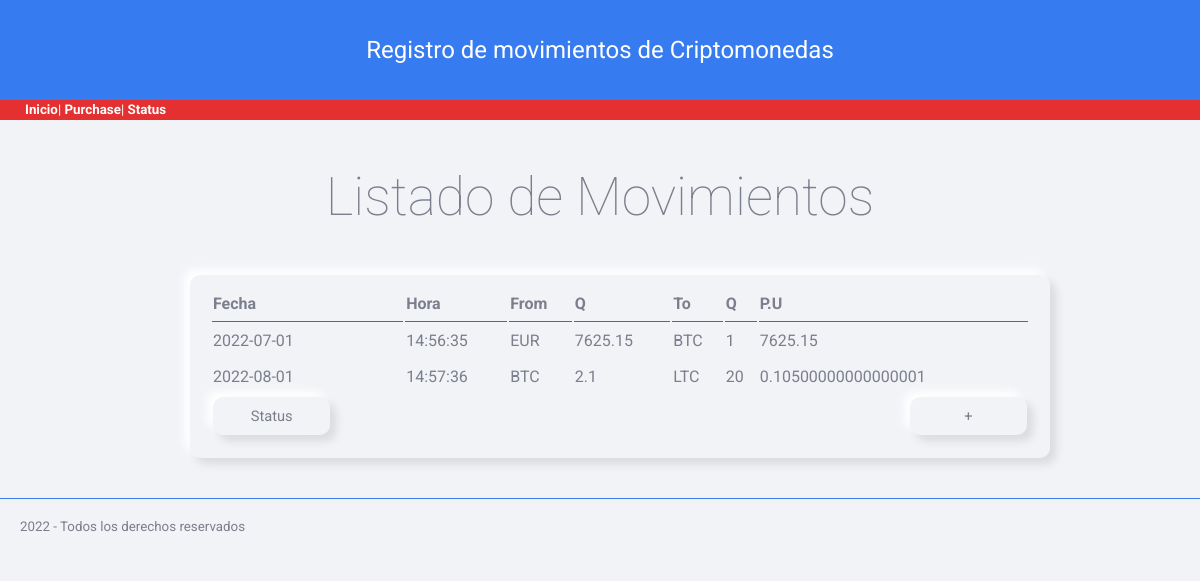
Before: / with the older database file.
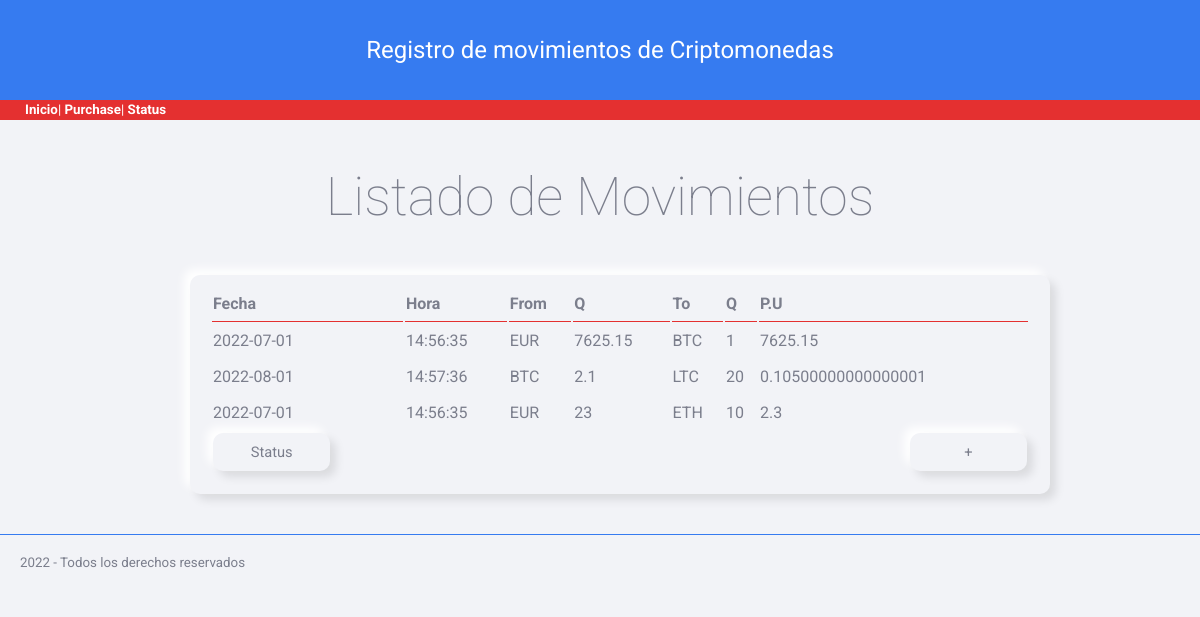
After: the same page with the newer database file.
### tables this page shows
CREATE TABLE "movimientos" (
	"id"	INTEGER NOT NULL,
	"date"	TEXT,
	"time"	TEXT,
	"moneda_from"	TEXT,
	"cantidad_from"	NUMERIC,
	"moneda_to"	TEXT,
	"cantidad_to"	NUMERIC,
	PRIMARY KEY("id" AUTOINCREMENT)
);

### money/views.py (the view)
@app.route("/")
def inicio():
    db = DBManager(RUTA)
    movimientos = db.consultaSQL("SELECT * from movimientos")
    return render_template("inicio.html", movs=movimientos)

### money/models.py (called while the page is built)
    def consultaSQL(self, consulta):
        conexion = sqlite3.connect(self.ruta)
        cursor = conexion.cursor()
        cursor.execute(consulta)
        self.movimientos = []
        nombres_columnas = []
        for desc_columna in cursor.description:
            nombres_columnas.append(desc_columna[0])
        datos = cursor.fetchall()
        for dato in datos:
            movimiento = {}
            indice = 0
            for nombre in nombres_columnas:
                movimiento[nombre] = dato[indice]
                indice += 1
            self.movimientos.append(movimiento)
        conexion.close()
        return self.movimientos

### money/templates/inicio.html (shortened to what this page needs)
{% extends "base.html" %}
{%  block page_title %}
Listado de Movimientos
{% endblock %}
{% block contenido %}
{{ super ()}}
    <table class="paper">
        <tr>
            <th class="cabecera_tabla">Fecha</th>
            <th class="cabecera_tabla">Hora</th>
            <th class="cabecera_tabla">From</th>
            <th class="cabecera_tabla">Q</th>
            <th class="cabecera_tabla">To</th>
            <th class="cabecera_tabla">Q</th>
            <th class="cabecera_tabla">P.U</th>
        </tr>
        {% if movs %}
            {% for mov in movs %}
            <tr>
                <td>{{mov.date}}</td>
                <td>{{mov.time}}</td>
                <td>{{mov.moneda_from}}</td>
                <td>{{mov.cantidad_from}}</td>
                <td>{{mov.moneda_to}}</td>
                <td>{{mov.cantidad_to}}</td>
                <td>{{mov.cantidad_from / mov.cantidad_to}}</td>
            </tr>
            {% endfor %}
        {% else %}
        <tr>
            <td colspan="4">No hay movimientos que mostrar</td>
        </tr>
        {% endif %}
        <tr>
            <td>
                <a href="/status">
                    <button type="button" name="return" id="return">Status</button>
                </a>
            </td>
            <td></td>
            <td></td>
            <td></td>
            <td></td>
            <td></td>
            <td align="right">
                <a href="/purchase">
                   <button type="submit" name="return" id="return">+</button>
                </a>
            </td>
        </tr>
    </table>
{% endblock %}

### money/templates/base.html (shortened to what this page needs)
<!DOCTYPE html>
<html lang="en">
<head>
    <link rel="stylesheet" href="static/css/skeuos.css">
    <link rel="stylesheet" href="static/css/styles.css">
</head>
<body>
    <header>
        Registro de movimientos de Criptomonedas
    </header>
    <nav class="main_menu">
        <a href="/">Inicio</a>|<a href="\purchase"> Purchase</a>| <a href="\status"> Status</a>
    </nav>
    <main>
        {% block contenido %}
        <h1 class="main_page_title">{% block page_title %}{% endblock %}</h1>
        {% endblock %}
    </main>
    <footer class="pie_de_pagina">2022 - Todos los derechos reservados</footer>
</body>
</html>

### money/static/css/skeuos.css (style rules this page uses)
:root { --bg-color: #f2f3f7; --fg-color: #7b7e8c; --red: #E43030; --green: #19A187; --blue: #367bf0; --dark-blue: #265AB1; --maroon: #B8174C; --purple: #8C42AB; }
* { box-sizing: border-box; outline: none; -webkit-touch-callout: none; -webkit-appearance: none; -webkit-tap-highlight-color: transparent !important; -webkit-tap-highlight-color: rgba(0, 0, 0, 0) !important; -webkit-touch-callout: none; font-family: 'Roboto', sans-serif; letter-spacing: 0; }
html, body { background-color: #f2f3f7; color: #7b7e8c; margin: 0; padding: 0; font-size: 10pt; height: 100%; cursor: default; user-select: none; -webkit-user-select: none; -khtml-user-select: none; -moz-user-select: none; -ms-user-select: none; }
.with-shadow, .outset, button, .checktext input + span, .blue-button, .checktext input:checked + span, button.blue-button, .green-button, button.green-button, .green-button.blue-button, .red-button, button.red-button, .red-button.blue-button, .red-button.green-button, input[type="button"], input[type="submit"], input[type="reset"], select, input[type="text"]:not(select):focus, input[type="search"]:not(select):focus, input[type="tel"]:not(select):focus, input[type="url"]:not(select):focus, input[type="email"]:not(select):focus, input[type="password"]:not(select):focus, input[type="date"]:not(select):focus, input[type="month"]:not(select):focus, input[type="week"]:not(select):focus, input[type="time"]:not(select):focus, input[type="number"]:not(select):focus, input[type="color"]:not(select):focus, select:not(select):focus, textarea:not(select):focus, .paper { box-shadow: 6px 6px 10px rgba(0, 0, 0, 0.1), -6px -6px 10px white; }
.outset, button, .checktext input + span, .blue-button, .checktext input:checked + span, button.blue-button, .green-button, button.green-button, .green-button.blue-button, .red-button, button.red-button, .red-button.blue-button, .red-button.green-button, input[type="button"], input[type="submit"], input[type="reset"], select, input[type="text"]:not(select):focus, input[type="search"]:not(select):focus, input[type="tel"]:not(select):focus, input[type="url"]:not(select):focus, input[type="email"]:not(select):focus, input[type="password"]:not(select):focus, input[type="date"]:not(select):focus, input[type="month"]:not(select):focus, input[type="week"]:not(select):focus, input[type="time"]:not(select):focus, input[type="number"]:not(select):focus, input[type="color"]:not(select):focus, select:not(select):focus, textarea:not(select):focus, .paper { border-radius: 10px; background: #f2f3f7; }
.paper { padding: 10px 20px 20px; margin-top: 20px; min-height: 100px; font-size: 1.2em; background: #f2f3f7; }
section, article, .section, .article, .paper { line-height: 2em; word-wrap: break-word; word-break: normal; line-height: 2em; }
button, .checktext input + span, .blue-button, .checktext input:checked + span, button.blue-button, .green-button, button.green-button, .green-button.blue-button, .red-button, button.red-button, .red-button.blue-button, .red-button.green-button, input[type="button"], input[type="submit"], input[type="reset"] { border: 0; text-transform: capitalize; padding: 10px 0; width: 8em; text-align: center; cursor: pointer; color: inherit; font-size: 1.1rem; transition-property: background-color, box-shadow; transition-delay: .2s; transition-duration: .2s; }
a, a:link, a:visited, a:hover a:active { cursor: pointer; font-weight: bold; color: #367bf0; font-weight: bold; text-decoration: none; }
h1, h2, h3, h4, h5, h6 { line-height: 1.5em; }
h1 { font-size: 4em; font-weight: lighter; margin: .7em 0; }

### money/static/css/styles.css (style rules this page uses)
header { background-color: #367bf0; color: white; height: 100px; font-size: x-large; line-height: 100px; text-align: center; }
nav { background-color: #E43030; color: white; height: 20px; line-height: 20px; padding-left: 25px; }
main { max-width: 900px; margin: auto; padding: 0 20px; }
table.paper { width: 100%; margin: 10px 20px; }
.cabecera_tabla { border-bottom: #E43030 1px solid; text-align: left; }
.pie_de_pagina { margin-top: 40px; padding: 20px; border-top: #367bf0 solid 1px; }
nav.main_menu a { color: white; }
h1.main_page_title { text-align: center; }
button { color: #7b7e8c; }

Changed rows visible on the page:
added movimientos: date "2022-07-01", time "14:56:35", moneda_from "EUR", cantidad_from "23", moneda_to "ETH", cantidad_to "10", mov.cantidad_from/mov.cantidad_to "2.3"
